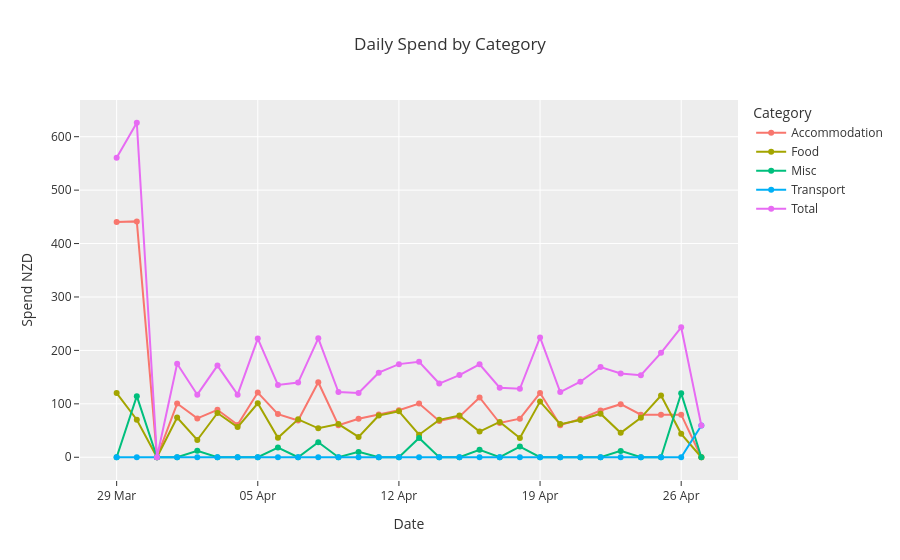
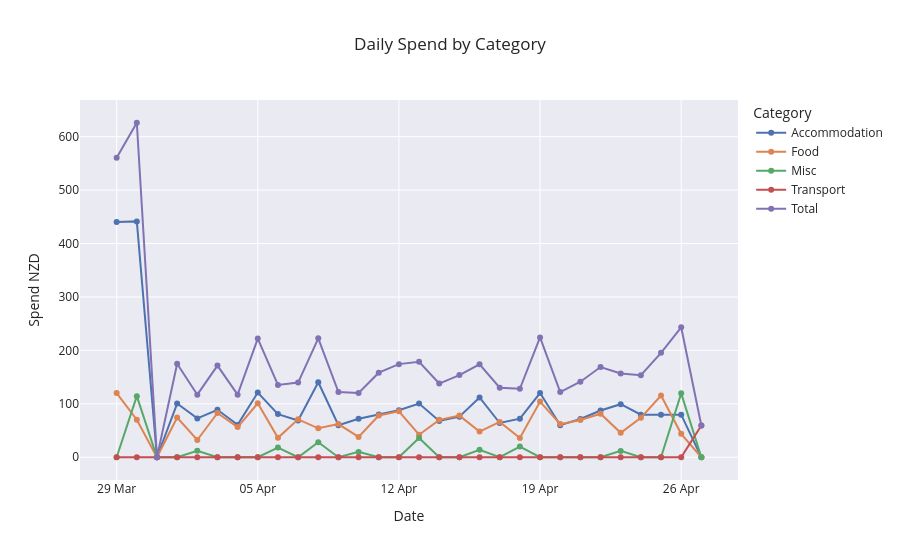
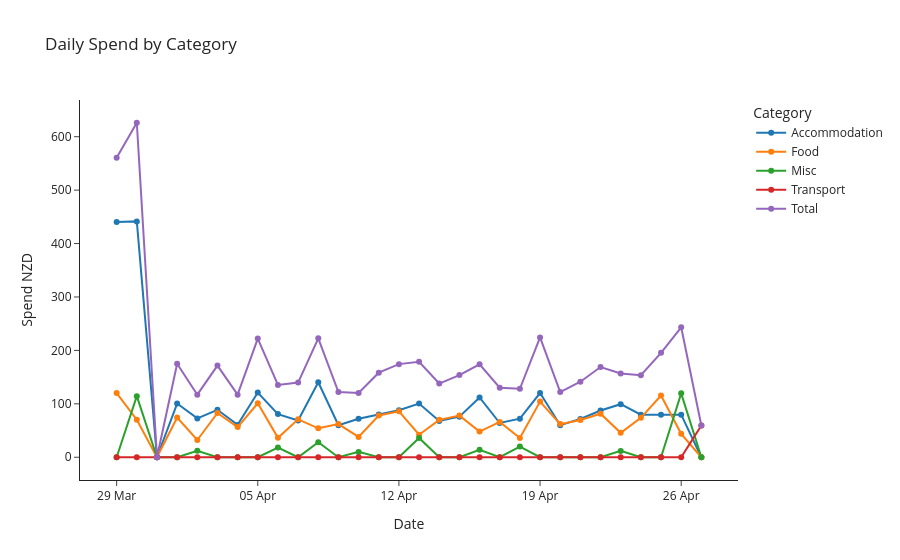
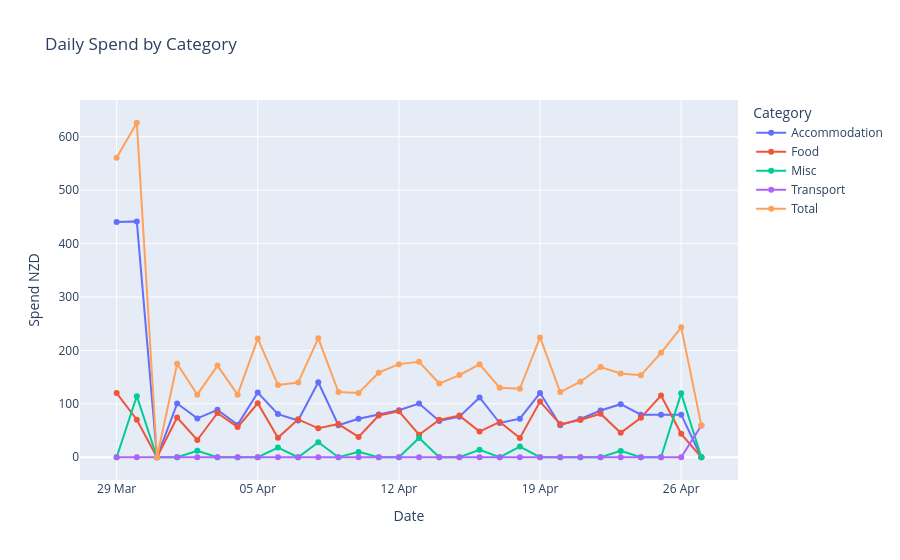

The notebook cell saved with these charts, in order:
### Code cell
# Templates configuration
# -----------------------
#     Default template: 'plotly'
#     Available templates:
#         ['ggplot2', 'seaborn', 'simple_white', 'plotly',
#          'plotly_white', 'plotly_dark', 'presentation', 'xgridoff',
#          'ygridoff', 'gridon', 'none']
import plotly.express as px
for template in  ['ggplot2', 'seaborn', 'simple_white', 'plotly',
         'plotly_white', 'plotly_dark', 'presentation', 'xgridoff',
         'ygridoff', 'gridon', 'none']:

    df = df_full
    df = df[df["Category"] != "Flight"].copy()

    df["Expense Date"] = pd.to_datetime(df["Expense Date"]).dt.normalize()


    start_date = df["Expense Date"].min()
    end_date = df["Expense Date"].max()
    all_dates = pd.date_range(start=start_date, end=end_date, freq="D")

    all_categories = df["Category"].dropna().unique()

    full_index = pd.MultiIndex.from_product(
        [all_dates, all_categories],
        names=["Expense Date", "Category"]
    )

    daily_category = (
        df.groupby(["Expense Date", "Category"])["Price NZD"]
        .sum()
        .reindex(full_index, fill_value=0)
        .reset_index()
    )

    daily_total = (
                    daily_category.groupby("Expense Date", as_index=False)["Price NZD"]
                    .sum()
                )
    daily_total["Category"] = "Total"

    # --- combine with existing data ---
    plot_df = pd.concat([daily_category, daily_total], ignore_index=True)

    plot_df["Date"] = plot_df["Expense Date"].dt.strftime("%Y-%m-%d")

    fig = px.line(
        plot_df,
        x="Date",
        y="Price NZD",
        color="Category",
        markers=True,
        title="Daily Spend by Category",
        hover_data=["Price NZD", "Category"],
        template=template
    )

    fig.update_xaxes(type="date", tickformat="%d %b")

    fig.update_layout(
        xaxis_title="Date",
        yaxis_title="Spend NZD",
        hovermode="x unified"
    )

    fig.update_traces(
        hovertemplate=
        "<b>%{fullData.name}</b><br>" +   # Category
        "Spend: $%{y:.2f}<extra></extra>"  # Value
    )

    fig.show()

### Figure 1 — Plotly figure (JSON) as saved in the notebook; plotly's stock layout.template omitted (floating-point values rounded to 4 significant figures)
{"data": [{"customdata": [["Accommodation"], ["Accommodation"], ["Accommodation"], ["Accommodation"], ["Accommodation"], ["Accommodation"], ["Accommodation"], ["Accommodation"], ["Accommodation"], ["Accommodation"], ["Accommodation"], ["Accommodation"], ["Accommodation"], ["Accommodation"], ["Accommodation"], ["Accommodation"], ["Accommodation"], ["Accommodation"], ["Accommodation"], ["Accommodation"], ["Accommodation"], ["Accommodation"], ["Accommodation"], ["Accommodation"], ["Accommodation"], ["Accommodation"], ["Accommodation"], ["Accommodation"], ["Accommodation"], ["Accommodation"]], "hovertemplate": "<b>%{fullData.name}</b><br>Spend: $%{y:.2f}<extra></extra>", "legendgroup": "Accommodation", "line": {"color": "#F8766D", "dash": "solid"}, "marker": {"symbol": "circle"}, "mode": "lines+markers", "name": "Accommodation", "orientation": "v", "showlegend": true, "type": "scatter", "x": ["2026-03-29", "2026-03-30", "2026-03-31", "2026-04-01", "2026-04-02", "2026-04-03", "2026-04-04", "2026-04-05", "2026-04-06", "2026-04-07", "2026-04-08", "2026-04-09", "2026-04-10", "2026-04-11", "2026-04-12", "2026-04-13", "2026-04-14", "2026-04-15", "2026-04-16", "2026-04-17", "2026-04-18", "2026-04-19", "2026-04-20", "2026-04-21", "2026-04-22", "2026-04-23", "2026-04-24", "2026-04-25", "2026-04-26", "2026-04-27"], "xaxis": "x", "y": [440.4, 441.5, 0.0, 100.5, 72.69, 88.84, 60.57, 121.1, 80.76, 68.91, 140.4, 60.06, 72.12, 80.14, 88.15, 100.4, 67.97, 75.92, 111.9, 64.1, 72.12, 120.2, 60.01, 71.66, 87.41, 99.3, 79.76, 79.76, 79.76, 0.0], "yaxis": "y"}, {"customdata": [["Food"], ["Food"], ["Food"], ["Food"], ["Food"], ["Food"], ["Food"], ["Food"], ["Food"], ["Food"], ["Food"], ["Food"], ["Food"], ["Food"], ["Food"], ["Food"], ["Food"], ["Food"], ["Food"], ["Food"], ["Food"], ["Food"], ["Food"], ["Food"], ["Food"], ["Food"], ["Food"], ["Food"], ["Food"], ["Food"]], "hovertemplate": "<b>%{fullData.name}</b><br>Spend: $%{y:.2f}<extra></extra>", "legendgroup": "Food", "line": {"color": "#A3A500", "dash": "solid"}, "marker": {"symbol": "circle"}, "mode": "lines+markers", "name": "Food", "orientation": "v", "showlegend": true, "type": "scatter", "x": ["2026-03-29", "2026-03-30", "2026-03-31", "2026-04-01", "2026-04-02", "2026-04-03", "2026-04-04", "2026-04-05", "2026-04-06", "2026-04-07", "2026-04-08", "2026-04-09", "2026-04-10", "2026-04-11", "2026-04-12", "2026-04-13", "2026-04-14", "2026-04-15", "2026-04-16", "2026-04-17", "2026-04-18", "2026-04-19", "2026-04-20", "2026-04-21", "2026-04-22", "2026-04-23", "2026-04-24", "2026-04-25", "2026-04-26", "2026-04-27"], "xaxis": "x", "y": [120.1, 70.24, 0.0, 74.38, 32.31, 82.78, 56.53, 101.0, 36.34, 70.93, 54.15, 62.06, 38.06, 78.13, 86.15, 42.17, 69.97, 77.91, 47.97, 66.11, 36.06, 104.2, 62.01, 69.67, 81.45, 45.68, 73.77, 115.6, 43.87, 0.0], "yaxis": "y"}, {"customdata": [["Misc"], ["Misc"], ["Misc"], ["Misc"], ["Misc"], ["Misc"], ["Misc"], ["Misc"], ["Misc"], ["Misc"], ["Misc"], ["Misc"], ["Misc"], ["Misc"], ["Misc"], ["Misc"], ["Misc"], ["Misc"], ["Misc"], ["Misc"], ["Misc"], ["Misc"], ["Misc"], ["Misc"], ["Misc"], ["Misc"], ["Misc"], ["Misc"], ["Misc"], ["Misc"]], "hovertemplate": "<b>%{fullData.name}</b><br>Spend: $%{y:.2f}<extra></extra>", "legendgroup": "Misc", "line": {"color": "#00BF7D", "dash": "solid"}, "marker": {"symbol": "circle"}, "mode": "lines+markers", "name": "Misc", "orientation": "v", "showlegend": true, "type": "scatter", "x": ["2026-03-29", "2026-03-30", "2026-03-31", "2026-04-01", "2026-04-02", "2026-04-03", "2026-04-04", "2026-04-05", "2026-04-06", "2026-04-07", "2026-04-08", "2026-04-09", "2026-04-10", "2026-04-11", "2026-04-12", "2026-04-13", "2026-04-14", "2026-04-15", "2026-04-16", "2026-04-17", "2026-04-18", "2026-04-19", "2026-04-20", "2026-04-21", "2026-04-22", "2026-04-23", "2026-04-24", "2026-04-25", "2026-04-26", "2026-04-27"], "xaxis": "x", "y": [0.0, 114.4, 0.0, 0.0, 12.11, 0.0, 0.0, 0.0, 18.17, 0.0, 28.08, 0.0, 10.02, 0.0, 0.0, 36.15, 0.0, 0.0, 13.99, 0.0, 20.03, 0.0, 0.0, 0.0, 0.0, 11.92, 0.0, 0.0, 119.6, 0.0], "yaxis": "y"}, {"customdata": [["Transport"], ["Transport"], ["Transport"], ["Transport"], ["Transport"], ["Transport"], ["Transport"], ["Transport"], ["Transport"], ["Transport"], ["Transport"], ["Transport"], ["Transport"], ["Transport"], ["Transport"], ["Transport"], ["Transport"], ["Transport"], ["Transport"], ["Transport"], ["Transport"], ["Transport"], ["Transport"], ["Transport"], ["Transport"], ["Transport"], ["Transport"], ["Transport"], ["Transport"], ["Transport"]], "hovertemplate": "<b>%{fullData.name}</b><br>Spend: $%{y:.2f}<extra></extra>", "legendgroup": "Transport", "line": {"color": "#00B0F6", "dash": "solid"}, "marker": {"symbol": "circle"}, "mode": "lines+markers", "name": "Transport", "orientation": "v", "showlegend": true, "type": "scatter", "x": ["2026-03-29", "2026-03-30", "2026-03-31", "2026-04-01", "2026-04-02", "2026-04-03", "2026-04-04", "2026-04-05", "2026-04-06", "2026-04-07", "2026-04-08", "2026-04-09", "2026-04-10", "2026-04-11", "2026-04-12", "2026-04-13", "2026-04-14", "2026-04-15", "2026-04-16", "2026-04-17", "2026-04-18", "2026-04-19", "2026-04-20", "2026-04-21", "2026-04-22", "2026-04-23", "2026-04-24", "2026-04-25", "2026-04-26", "2026-04-27"], "xaxis": "x", "y": [0.0, 0.0, 0.0, 0.0, 0.0, 0.0, 0.0, 0.0, 0.0, 0.0, 0.0, 0.0, 0.0, 0.0, 0.0, 0.0, 0.0, 0.0, 0.0, 0.0, 0.0, 0.0, 0.0, 0.0, 0.0, 0.0, 0.0, 0.0, 0.0, 59.55], "yaxis": "y"}, {"customdata": [["Total"], ["Total"], ["Total"], ["Total"], ["Total"], ["Total"], ["Total"], ["Total"], ["Total"], ["Total"], ["Total"], ["Total"], ["Total"], ["Total"], ["Total"], ["Total"], ["Total"], ["Total"], ["Total"], ["Total"], ["Total"], ["Total"], ["Total"], ["Total"], ["Total"], ["Total"], ["Total"], ["Total"], ["Total"], ["Total"]], "hovertemplate": "<b>%{fullData.name}</b><br>Spend: $%{y:.2f}<extra></extra>", "legendgroup": "Total", "line": {"color": "#E76BF3", "dash": "solid"}, "marker": {"symbol": "circle"}, "mode": "lines+markers", "name": "Total", "orientation": "v", "showlegend": true, "type": "scatter", "x": ["2026-03-29", "2026-03-30", "2026-03-31", "2026-04-01", "2026-04-02", "2026-04-03", "2026-04-04", "2026-04-05", "2026-04-06", "2026-04-07", "2026-04-08", "2026-04-09", "2026-04-10", "2026-04-11", "2026-04-12", "2026-04-13", "2026-04-14", "2026-04-15", "2026-04-16", "2026-04-17", "2026-04-18", "2026-04-19", "2026-04-20", "2026-04-21", "2026-04-22", "2026-04-23", "2026-04-24", "2026-04-25", "2026-04-26", "2026-04-27"], "xaxis": "x", "y": [560.5, 626.1, 0.0, 174.9, 117.1, 171.6, 117.1, 222.1, 135.3, 139.8, 222.6, 122.1, 120.2, 158.3, 174.3, 178.7, 137.9, 153.8, 173.9, 130.2, 128.2, 224.4, 122.0, 141.3, 168.9, 156.9, 153.5, 195.4, 243.3, 59.55], "yaxis": "y"}], "layout": {"hovermode": "x unified", "legend": {"title": {"text": "Category"}, "tracegroupgap": 0}, "title": {"text": "Daily Spend by Category"}, "xaxis": {"anchor": "y", "domain": [0, 1], "tickformat": "%d %b", "title": {"text": "Date"}, "type": "date"}, "yaxis": {"anchor": "x", "domain": [0, 1], "title": {"text": "Spend NZD"}}}}

### Figure 2 — Plotly figure (JSON) as saved in the notebook; plotly's stock layout.template omitted (floating-point values rounded to 4 significant figures)
{"data": [{"customdata": [["Accommodation"], ["Accommodation"], ["Accommodation"], ["Accommodation"], ["Accommodation"], ["Accommodation"], ["Accommodation"], ["Accommodation"], ["Accommodation"], ["Accommodation"], ["Accommodation"], ["Accommodation"], ["Accommodation"], ["Accommodation"], ["Accommodation"], ["Accommodation"], ["Accommodation"], ["Accommodation"], ["Accommodation"], ["Accommodation"], ["Accommodation"], ["Accommodation"], ["Accommodation"], ["Accommodation"], ["Accommodation"], ["Accommodation"], ["Accommodation"], ["Accommodation"], ["Accommodation"], ["Accommodation"]], "hovertemplate": "<b>%{fullData.name}</b><br>Spend: $%{y:.2f}<extra></extra>", "legendgroup": "Accommodation", "line": {"color": "rgb(76,114,176)", "dash": "solid"}, "marker": {"symbol": "circle"}, "mode": "lines+markers", "name": "Accommodation", "orientation": "v", "showlegend": true, "type": "scatter", "x": ["2026-03-29", "2026-03-30", "2026-03-31", "2026-04-01", "2026-04-02", "2026-04-03", "2026-04-04", "2026-04-05", "2026-04-06", "2026-04-07", "2026-04-08", "2026-04-09", "2026-04-10", "2026-04-11", "2026-04-12", "2026-04-13", "2026-04-14", "2026-04-15", "2026-04-16", "2026-04-17", "2026-04-18", "2026-04-19", "2026-04-20", "2026-04-21", "2026-04-22", "2026-04-23", "2026-04-24", "2026-04-25", "2026-04-26", "2026-04-27"], "xaxis": "x", "y": [440.4, 441.5, 0.0, 100.5, 72.69, 88.84, 60.57, 121.1, 80.76, 68.91, 140.4, 60.06, 72.12, 80.14, 88.15, 100.4, 67.97, 75.92, 111.9, 64.1, 72.12, 120.2, 60.01, 71.66, 87.41, 99.3, 79.76, 79.76, 79.76, 0.0], "yaxis": "y"}, {"customdata": [["Food"], ["Food"], ["Food"], ["Food"], ["Food"], ["Food"], ["Food"], ["Food"], ["Food"], ["Food"], ["Food"], ["Food"], ["Food"], ["Food"], ["Food"], ["Food"], ["Food"], ["Food"], ["Food"], ["Food"], ["Food"], ["Food"], ["Food"], ["Food"], ["Food"], ["Food"], ["Food"], ["Food"], ["Food"], ["Food"]], "hovertemplate": "<b>%{fullData.name}</b><br>Spend: $%{y:.2f}<extra></extra>", "legendgroup": "Food", "line": {"color": "rgb(221,132,82)", "dash": "solid"}, "marker": {"symbol": "circle"}, "mode": "lines+markers", "name": "Food", "orientation": "v", "showlegend": true, "type": "scatter", "x": ["2026-03-29", "2026-03-30", "2026-03-31", "2026-04-01", "2026-04-02", "2026-04-03", "2026-04-04", "2026-04-05", "2026-04-06", "2026-04-07", "2026-04-08", "2026-04-09", "2026-04-10", "2026-04-11", "2026-04-12", "2026-04-13", "2026-04-14", "2026-04-15", "2026-04-16", "2026-04-17", "2026-04-18", "2026-04-19", "2026-04-20", "2026-04-21", "2026-04-22", "2026-04-23", "2026-04-24", "2026-04-25", "2026-04-26", "2026-04-27"], "xaxis": "x", "y": [120.1, 70.24, 0.0, 74.38, 32.31, 82.78, 56.53, 101.0, 36.34, 70.93, 54.15, 62.06, 38.06, 78.13, 86.15, 42.17, 69.97, 77.91, 47.97, 66.11, 36.06, 104.2, 62.01, 69.67, 81.45, 45.68, 73.77, 115.6, 43.87, 0.0], "yaxis": "y"}, {"customdata": [["Misc"], ["Misc"], ["Misc"], ["Misc"], ["Misc"], ["Misc"], ["Misc"], ["Misc"], ["Misc"], ["Misc"], ["Misc"], ["Misc"], ["Misc"], ["Misc"], ["Misc"], ["Misc"], ["Misc"], ["Misc"], ["Misc"], ["Misc"], ["Misc"], ["Misc"], ["Misc"], ["Misc"], ["Misc"], ["Misc"], ["Misc"], ["Misc"], ["Misc"], ["Misc"]], "hovertemplate": "<b>%{fullData.name}</b><br>Spend: $%{y:.2f}<extra></extra>", "legendgroup": "Misc", "line": {"color": "rgb(85,168,104)", "dash": "solid"}, "marker": {"symbol": "circle"}, "mode": "lines+markers", "name": "Misc", "orientation": "v", "showlegend": true, "type": "scatter", "x": ["2026-03-29", "2026-03-30", "2026-03-31", "2026-04-01", "2026-04-02", "2026-04-03", "2026-04-04", "2026-04-05", "2026-04-06", "2026-04-07", "2026-04-08", "2026-04-09", "2026-04-10", "2026-04-11", "2026-04-12", "2026-04-13", "2026-04-14", "2026-04-15", "2026-04-16", "2026-04-17", "2026-04-18", "2026-04-19", "2026-04-20", "2026-04-21", "2026-04-22", "2026-04-23", "2026-04-24", "2026-04-25", "2026-04-26", "2026-04-27"], "xaxis": "x", "y": [0.0, 114.4, 0.0, 0.0, 12.11, 0.0, 0.0, 0.0, 18.17, 0.0, 28.08, 0.0, 10.02, 0.0, 0.0, 36.15, 0.0, 0.0, 13.99, 0.0, 20.03, 0.0, 0.0, 0.0, 0.0, 11.92, 0.0, 0.0, 119.6, 0.0], "yaxis": "y"}, {"customdata": [["Transport"], ["Transport"], ["Transport"], ["Transport"], ["Transport"], ["Transport"], ["Transport"], ["Transport"], ["Transport"], ["Transport"], ["Transport"], ["Transport"], ["Transport"], ["Transport"], ["Transport"], ["Transport"], ["Transport"], ["Transport"], ["Transport"], ["Transport"], ["Transport"], ["Transport"], ["Transport"], ["Transport"], ["Transport"], ["Transport"], ["Transport"], ["Transport"], ["Transport"], ["Transport"]], "hovertemplate": "<b>%{fullData.name}</b><br>Spend: $%{y:.2f}<extra></extra>", "legendgroup": "Transport", "line": {"color": "rgb(196,78,82)", "dash": "solid"}, "marker": {"symbol": "circle"}, "mode": "lines+markers", "name": "Transport", "orientation": "v", "showlegend": true, "type": "scatter", "x": ["2026-03-29", "2026-03-30", "2026-03-31", "2026-04-01", "2026-04-02", "2026-04-03", "2026-04-04", "2026-04-05", "2026-04-06", "2026-04-07", "2026-04-08", "2026-04-09", "2026-04-10", "2026-04-11", "2026-04-12", "2026-04-13", "2026-04-14", "2026-04-15", "2026-04-16", "2026-04-17", "2026-04-18", "2026-04-19", "2026-04-20", "2026-04-21", "2026-04-22", "2026-04-23", "2026-04-24", "2026-04-25", "2026-04-26", "2026-04-27"], "xaxis": "x", "y": [0.0, 0.0, 0.0, 0.0, 0.0, 0.0, 0.0, 0.0, 0.0, 0.0, 0.0, 0.0, 0.0, 0.0, 0.0, 0.0, 0.0, 0.0, 0.0, 0.0, 0.0, 0.0, 0.0, 0.0, 0.0, 0.0, 0.0, 0.0, 0.0, 59.55], "yaxis": "y"}, {"customdata": [["Total"], ["Total"], ["Total"], ["Total"], ["Total"], ["Total"], ["Total"], ["Total"], ["Total"], ["Total"], ["Total"], ["Total"], ["Total"], ["Total"], ["Total"], ["Total"], ["Total"], ["Total"], ["Total"], ["Total"], ["Total"], ["Total"], ["Total"], ["Total"], ["Total"], ["Total"], ["Total"], ["Total"], ["Total"], ["Total"]], "hovertemplate": "<b>%{fullData.name}</b><br>Spend: $%{y:.2f}<extra></extra>", "legendgroup": "Total", "line": {"color": "rgb(129,114,179)", "dash": "solid"}, "marker": {"symbol": "circle"}, "mode": "lines+markers", "name": "Total", "orientation": "v", "showlegend": true, "type": "scatter", "x": ["2026-03-29", "2026-03-30", "2026-03-31", "2026-04-01", "2026-04-02", "2026-04-03", "2026-04-04", "2026-04-05", "2026-04-06", "2026-04-07", "2026-04-08", "2026-04-09", "2026-04-10", "2026-04-11", "2026-04-12", "2026-04-13", "2026-04-14", "2026-04-15", "2026-04-16", "2026-04-17", "2026-04-18", "2026-04-19", "2026-04-20", "2026-04-21", "2026-04-22", "2026-04-23", "2026-04-24", "2026-04-25", "2026-04-26", "2026-04-27"], "xaxis": "x", "y": [560.5, 626.1, 0.0, 174.9, 117.1, 171.6, 117.1, 222.1, 135.3, 139.8, 222.6, 122.1, 120.2, 158.3, 174.3, 178.7, 137.9, 153.8, 173.9, 130.2, 128.2, 224.4, 122.0, 141.3, 168.9, 156.9, 153.5, 195.4, 243.3, 59.55], "yaxis": "y"}], "layout": {"hovermode": "x unified", "legend": {"title": {"text": "Category"}, "tracegroupgap": 0}, "title": {"text": "Daily Spend by Category"}, "xaxis": {"anchor": "y", "domain": [0, 1], "tickformat": "%d %b", "title": {"text": "Date"}, "type": "date"}, "yaxis": {"anchor": "x", "domain": [0, 1], "title": {"text": "Spend NZD"}}}}

### Figure 3 — Plotly figure (JSON) as saved in the notebook; plotly's stock layout.template omitted (floating-point values rounded to 4 significant figures)
{"data": [{"customdata": [["Accommodation"], ["Accommodation"], ["Accommodation"], ["Accommodation"], ["Accommodation"], ["Accommodation"], ["Accommodation"], ["Accommodation"], ["Accommodation"], ["Accommodation"], ["Accommodation"], ["Accommodation"], ["Accommodation"], ["Accommodation"], ["Accommodation"], ["Accommodation"], ["Accommodation"], ["Accommodation"], ["Accommodation"], ["Accommodation"], ["Accommodation"], ["Accommodation"], ["Accommodation"], ["Accommodation"], ["Accommodation"], ["Accommodation"], ["Accommodation"], ["Accommodation"], ["Accommodation"], ["Accommodation"]], "hovertemplate": "<b>%{fullData.name}</b><br>Spend: $%{y:.2f}<extra></extra>", "legendgroup": "Accommodation", "line": {"color": "#1F77B4", "dash": "solid"}, "marker": {"symbol": "circle"}, "mode": "lines+markers", "name": "Accommodation", "orientation": "v", "showlegend": true, "type": "scatter", "x": ["2026-03-29", "2026-03-30", "2026-03-31", "2026-04-01", "2026-04-02", "2026-04-03", "2026-04-04", "2026-04-05", "2026-04-06", "2026-04-07", "2026-04-08", "2026-04-09", "2026-04-10", "2026-04-11", "2026-04-12", "2026-04-13", "2026-04-14", "2026-04-15", "2026-04-16", "2026-04-17", "2026-04-18", "2026-04-19", "2026-04-20", "2026-04-21", "2026-04-22", "2026-04-23", "2026-04-24", "2026-04-25", "2026-04-26", "2026-04-27"], "xaxis": "x", "y": [440.4, 441.5, 0.0, 100.5, 72.69, 88.84, 60.57, 121.1, 80.76, 68.91, 140.4, 60.06, 72.12, 80.14, 88.15, 100.4, 67.97, 75.92, 111.9, 64.1, 72.12, 120.2, 60.01, 71.66, 87.41, 99.3, 79.76, 79.76, 79.76, 0.0], "yaxis": "y"}, {"customdata": [["Food"], ["Food"], ["Food"], ["Food"], ["Food"], ["Food"], ["Food"], ["Food"], ["Food"], ["Food"], ["Food"], ["Food"], ["Food"], ["Food"], ["Food"], ["Food"], ["Food"], ["Food"], ["Food"], ["Food"], ["Food"], ["Food"], ["Food"], ["Food"], ["Food"], ["Food"], ["Food"], ["Food"], ["Food"], ["Food"]], "hovertemplate": "<b>%{fullData.name}</b><br>Spend: $%{y:.2f}<extra></extra>", "legendgroup": "Food", "line": {"color": "#FF7F0E", "dash": "solid"}, "marker": {"symbol": "circle"}, "mode": "lines+markers", "name": "Food", "orientation": "v", "showlegend": true, "type": "scatter", "x": ["2026-03-29", "2026-03-30", "2026-03-31", "2026-04-01", "2026-04-02", "2026-04-03", "2026-04-04", "2026-04-05", "2026-04-06", "2026-04-07", "2026-04-08", "2026-04-09", "2026-04-10", "2026-04-11", "2026-04-12", "2026-04-13", "2026-04-14", "2026-04-15", "2026-04-16", "2026-04-17", "2026-04-18", "2026-04-19", "2026-04-20", "2026-04-21", "2026-04-22", "2026-04-23", "2026-04-24", "2026-04-25", "2026-04-26", "2026-04-27"], "xaxis": "x", "y": [120.1, 70.24, 0.0, 74.38, 32.31, 82.78, 56.53, 101.0, 36.34, 70.93, 54.15, 62.06, 38.06, 78.13, 86.15, 42.17, 69.97, 77.91, 47.97, 66.11, 36.06, 104.2, 62.01, 69.67, 81.45, 45.68, 73.77, 115.6, 43.87, 0.0], "yaxis": "y"}, {"customdata": [["Misc"], ["Misc"], ["Misc"], ["Misc"], ["Misc"], ["Misc"], ["Misc"], ["Misc"], ["Misc"], ["Misc"], ["Misc"], ["Misc"], ["Misc"], ["Misc"], ["Misc"], ["Misc"], ["Misc"], ["Misc"], ["Misc"], ["Misc"], ["Misc"], ["Misc"], ["Misc"], ["Misc"], ["Misc"], ["Misc"], ["Misc"], ["Misc"], ["Misc"], ["Misc"]], "hovertemplate": "<b>%{fullData.name}</b><br>Spend: $%{y:.2f}<extra></extra>", "legendgroup": "Misc", "line": {"color": "#2CA02C", "dash": "solid"}, "marker": {"symbol": "circle"}, "mode": "lines+markers", "name": "Misc", "orientation": "v", "showlegend": true, "type": "scatter", "x": ["2026-03-29", "2026-03-30", "2026-03-31", "2026-04-01", "2026-04-02", "2026-04-03", "2026-04-04", "2026-04-05", "2026-04-06", "2026-04-07", "2026-04-08", "2026-04-09", "2026-04-10", "2026-04-11", "2026-04-12", "2026-04-13", "2026-04-14", "2026-04-15", "2026-04-16", "2026-04-17", "2026-04-18", "2026-04-19", "2026-04-20", "2026-04-21", "2026-04-22", "2026-04-23", "2026-04-24", "2026-04-25", "2026-04-26", "2026-04-27"], "xaxis": "x", "y": [0.0, 114.4, 0.0, 0.0, 12.11, 0.0, 0.0, 0.0, 18.17, 0.0, 28.08, 0.0, 10.02, 0.0, 0.0, 36.15, 0.0, 0.0, 13.99, 0.0, 20.03, 0.0, 0.0, 0.0, 0.0, 11.92, 0.0, 0.0, 119.6, 0.0], "yaxis": "y"}, {"customdata": [["Transport"], ["Transport"], ["Transport"], ["Transport"], ["Transport"], ["Transport"], ["Transport"], ["Transport"], ["Transport"], ["Transport"], ["Transport"], ["Transport"], ["Transport"], ["Transport"], ["Transport"], ["Transport"], ["Transport"], ["Transport"], ["Transport"], ["Transport"], ["Transport"], ["Transport"], ["Transport"], ["Transport"], ["Transport"], ["Transport"], ["Transport"], ["Transport"], ["Transport"], ["Transport"]], "hovertemplate": "<b>%{fullData.name}</b><br>Spend: $%{y:.2f}<extra></extra>", "legendgroup": "Transport", "line": {"color": "#D62728", "dash": "solid"}, "marker": {"symbol": "circle"}, "mode": "lines+markers", "name": "Transport", "orientation": "v", "showlegend": true, "type": "scatter", "x": ["2026-03-29", "2026-03-30", "2026-03-31", "2026-04-01", "2026-04-02", "2026-04-03", "2026-04-04", "2026-04-05", "2026-04-06", "2026-04-07", "2026-04-08", "2026-04-09", "2026-04-10", "2026-04-11", "2026-04-12", "2026-04-13", "2026-04-14", "2026-04-15", "2026-04-16", "2026-04-17", "2026-04-18", "2026-04-19", "2026-04-20", "2026-04-21", "2026-04-22", "2026-04-23", "2026-04-24", "2026-04-25", "2026-04-26", "2026-04-27"], "xaxis": "x", "y": [0.0, 0.0, 0.0, 0.0, 0.0, 0.0, 0.0, 0.0, 0.0, 0.0, 0.0, 0.0, 0.0, 0.0, 0.0, 0.0, 0.0, 0.0, 0.0, 0.0, 0.0, 0.0, 0.0, 0.0, 0.0, 0.0, 0.0, 0.0, 0.0, 59.55], "yaxis": "y"}, {"customdata": [["Total"], ["Total"], ["Total"], ["Total"], ["Total"], ["Total"], ["Total"], ["Total"], ["Total"], ["Total"], ["Total"], ["Total"], ["Total"], ["Total"], ["Total"], ["Total"], ["Total"], ["Total"], ["Total"], ["Total"], ["Total"], ["Total"], ["Total"], ["Total"], ["Total"], ["Total"], ["Total"], ["Total"], ["Total"], ["Total"]], "hovertemplate": "<b>%{fullData.name}</b><br>Spend: $%{y:.2f}<extra></extra>", "legendgroup": "Total", "line": {"color": "#9467BD", "dash": "solid"}, "marker": {"symbol": "circle"}, "mode": "lines+markers", "name": "Total", "orientation": "v", "showlegend": true, "type": "scatter", "x": ["2026-03-29", "2026-03-30", "2026-03-31", "2026-04-01", "2026-04-02", "2026-04-03", "2026-04-04", "2026-04-05", "2026-04-06", "2026-04-07", "2026-04-08", "2026-04-09", "2026-04-10", "2026-04-11", "2026-04-12", "2026-04-13", "2026-04-14", "2026-04-15", "2026-04-16", "2026-04-17", "2026-04-18", "2026-04-19", "2026-04-20", "2026-04-21", "2026-04-22", "2026-04-23", "2026-04-24", "2026-04-25", "2026-04-26", "2026-04-27"], "xaxis": "x", "y": [560.5, 626.1, 0.0, 174.9, 117.1, 171.6, 117.1, 222.1, 135.3, 139.8, 222.6, 122.1, 120.2, 158.3, 174.3, 178.7, 137.9, 153.8, 173.9, 130.2, 128.2, 224.4, 122.0, 141.3, 168.9, 156.9, 153.5, 195.4, 243.3, 59.55], "yaxis": "y"}], "layout": {"hovermode": "x unified", "legend": {"title": {"text": "Category"}, "tracegroupgap": 0}, "title": {"text": "Daily Spend by Category"}, "xaxis": {"anchor": "y", "domain": [0, 1], "tickformat": "%d %b", "title": {"text": "Date"}, "type": "date"}, "yaxis": {"anchor": "x", "domain": [0, 1], "title": {"text": "Spend NZD"}}}}

### Figure 4 — Plotly figure (JSON) as saved in the notebook; plotly's stock layout.template omitted (floating-point values rounded to 4 significant figures)
{"data": [{"customdata": [["Accommodation"], ["Accommodation"], ["Accommodation"], ["Accommodation"], ["Accommodation"], ["Accommodation"], ["Accommodation"], ["Accommodation"], ["Accommodation"], ["Accommodation"], ["Accommodation"], ["Accommodation"], ["Accommodation"], ["Accommodation"], ["Accommodation"], ["Accommodation"], ["Accommodation"], ["Accommodation"], ["Accommodation"], ["Accommodation"], ["Accommodation"], ["Accommodation"], ["Accommodation"], ["Accommodation"], ["Accommodation"], ["Accommodation"], ["Accommodation"], ["Accommodation"], ["Accommodation"], ["Accommodation"]], "hovertemplate": "<b>%{fullData.name}</b><br>Spend: $%{y:.2f}<extra></extra>", "legendgroup": "Accommodation", "line": {"color": "#636efa", "dash": "solid"}, "marker": {"symbol": "circle"}, "mode": "lines+markers", "name": "Accommodation", "orientation": "v", "showlegend": true, "type": "scatter", "x": ["2026-03-29", "2026-03-30", "2026-03-31", "2026-04-01", "2026-04-02", "2026-04-03", "2026-04-04", "2026-04-05", "2026-04-06", "2026-04-07", "2026-04-08", "2026-04-09", "2026-04-10", "2026-04-11", "2026-04-12", "2026-04-13", "2026-04-14", "2026-04-15", "2026-04-16", "2026-04-17", "2026-04-18", "2026-04-19", "2026-04-20", "2026-04-21", "2026-04-22", "2026-04-23", "2026-04-24", "2026-04-25", "2026-04-26", "2026-04-27"], "xaxis": "x", "y": [440.4, 441.5, 0.0, 100.5, 72.69, 88.84, 60.57, 121.1, 80.76, 68.91, 140.4, 60.06, 72.12, 80.14, 88.15, 100.4, 67.97, 75.92, 111.9, 64.1, 72.12, 120.2, 60.01, 71.66, 87.41, 99.3, 79.76, 79.76, 79.76, 0.0], "yaxis": "y"}, {"customdata": [["Food"], ["Food"], ["Food"], ["Food"], ["Food"], ["Food"], ["Food"], ["Food"], ["Food"], ["Food"], ["Food"], ["Food"], ["Food"], ["Food"], ["Food"], ["Food"], ["Food"], ["Food"], ["Food"], ["Food"], ["Food"], ["Food"], ["Food"], ["Food"], ["Food"], ["Food"], ["Food"], ["Food"], ["Food"], ["Food"]], "hovertemplate": "<b>%{fullData.name}</b><br>Spend: $%{y:.2f}<extra></extra>", "legendgroup": "Food", "line": {"color": "#EF553B", "dash": "solid"}, "marker": {"symbol": "circle"}, "mode": "lines+markers", "name": "Food", "orientation": "v", "showlegend": true, "type": "scatter", "x": ["2026-03-29", "2026-03-30", "2026-03-31", "2026-04-01", "2026-04-02", "2026-04-03", "2026-04-04", "2026-04-05", "2026-04-06", "2026-04-07", "2026-04-08", "2026-04-09", "2026-04-10", "2026-04-11", "2026-04-12", "2026-04-13", "2026-04-14", "2026-04-15", "2026-04-16", "2026-04-17", "2026-04-18", "2026-04-19", "2026-04-20", "2026-04-21", "2026-04-22", "2026-04-23", "2026-04-24", "2026-04-25", "2026-04-26", "2026-04-27"], "xaxis": "x", "y": [120.1, 70.24, 0.0, 74.38, 32.31, 82.78, 56.53, 101.0, 36.34, 70.93, 54.15, 62.06, 38.06, 78.13, 86.15, 42.17, 69.97, 77.91, 47.97, 66.11, 36.06, 104.2, 62.01, 69.67, 81.45, 45.68, 73.77, 115.6, 43.87, 0.0], "yaxis": "y"}, {"customdata": [["Misc"], ["Misc"], ["Misc"], ["Misc"], ["Misc"], ["Misc"], ["Misc"], ["Misc"], ["Misc"], ["Misc"], ["Misc"], ["Misc"], ["Misc"], ["Misc"], ["Misc"], ["Misc"], ["Misc"], ["Misc"], ["Misc"], ["Misc"], ["Misc"], ["Misc"], ["Misc"], ["Misc"], ["Misc"], ["Misc"], ["Misc"], ["Misc"], ["Misc"], ["Misc"]], "hovertemplate": "<b>%{fullData.name}</b><br>Spend: $%{y:.2f}<extra></extra>", "legendgroup": "Misc", "line": {"color": "#00cc96", "dash": "solid"}, "marker": {"symbol": "circle"}, "mode": "lines+markers", "name": "Misc", "orientation": "v", "showlegend": true, "type": "scatter", "x": ["2026-03-29", "2026-03-30", "2026-03-31", "2026-04-01", "2026-04-02", "2026-04-03", "2026-04-04", "2026-04-05", "2026-04-06", "2026-04-07", "2026-04-08", "2026-04-09", "2026-04-10", "2026-04-11", "2026-04-12", "2026-04-13", "2026-04-14", "2026-04-15", "2026-04-16", "2026-04-17", "2026-04-18", "2026-04-19", "2026-04-20", "2026-04-21", "2026-04-22", "2026-04-23", "2026-04-24", "2026-04-25", "2026-04-26", "2026-04-27"], "xaxis": "x", "y": [0.0, 114.4, 0.0, 0.0, 12.11, 0.0, 0.0, 0.0, 18.17, 0.0, 28.08, 0.0, 10.02, 0.0, 0.0, 36.15, 0.0, 0.0, 13.99, 0.0, 20.03, 0.0, 0.0, 0.0, 0.0, 11.92, 0.0, 0.0, 119.6, 0.0], "yaxis": "y"}, {"customdata": [["Transport"], ["Transport"], ["Transport"], ["Transport"], ["Transport"], ["Transport"], ["Transport"], ["Transport"], ["Transport"], ["Transport"], ["Transport"], ["Transport"], ["Transport"], ["Transport"], ["Transport"], ["Transport"], ["Transport"], ["Transport"], ["Transport"], ["Transport"], ["Transport"], ["Transport"], ["Transport"], ["Transport"], ["Transport"], ["Transport"], ["Transport"], ["Transport"], ["Transport"], ["Transport"]], "hovertemplate": "<b>%{fullData.name}</b><br>Spend: $%{y:.2f}<extra></extra>", "legendgroup": "Transport", "line": {"color": "#ab63fa", "dash": "solid"}, "marker": {"symbol": "circle"}, "mode": "lines+markers", "name": "Transport", "orientation": "v", "showlegend": true, "type": "scatter", "x": ["2026-03-29", "2026-03-30", "2026-03-31", "2026-04-01", "2026-04-02", "2026-04-03", "2026-04-04", "2026-04-05", "2026-04-06", "2026-04-07", "2026-04-08", "2026-04-09", "2026-04-10", "2026-04-11", "2026-04-12", "2026-04-13", "2026-04-14", "2026-04-15", "2026-04-16", "2026-04-17", "2026-04-18", "2026-04-19", "2026-04-20", "2026-04-21", "2026-04-22", "2026-04-23", "2026-04-24", "2026-04-25", "2026-04-26", "2026-04-27"], "xaxis": "x", "y": [0.0, 0.0, 0.0, 0.0, 0.0, 0.0, 0.0, 0.0, 0.0, 0.0, 0.0, 0.0, 0.0, 0.0, 0.0, 0.0, 0.0, 0.0, 0.0, 0.0, 0.0, 0.0, 0.0, 0.0, 0.0, 0.0, 0.0, 0.0, 0.0, 59.55], "yaxis": "y"}, {"customdata": [["Total"], ["Total"], ["Total"], ["Total"], ["Total"], ["Total"], ["Total"], ["Total"], ["Total"], ["Total"], ["Total"], ["Total"], ["Total"], ["Total"], ["Total"], ["Total"], ["Total"], ["Total"], ["Total"], ["Total"], ["Total"], ["Total"], ["Total"], ["Total"], ["Total"], ["Total"], ["Total"], ["Total"], ["Total"], ["Total"]], "hovertemplate": "<b>%{fullData.name}</b><br>Spend: $%{y:.2f}<extra></extra>", "legendgroup": "Total", "line": {"color": "#FFA15A", "dash": "solid"}, "marker": {"symbol": "circle"}, "mode": "lines+markers", "name": "Total", "orientation": "v", "showlegend": true, "type": "scatter", "x": ["2026-03-29", "2026-03-30", "2026-03-31", "2026-04-01", "2026-04-02", "2026-04-03", "2026-04-04", "2026-04-05", "2026-04-06", "2026-04-07", "2026-04-08", "2026-04-09", "2026-04-10", "2026-04-11", "2026-04-12", "2026-04-13", "2026-04-14", "2026-04-15", "2026-04-16", "2026-04-17", "2026-04-18", "2026-04-19", "2026-04-20", "2026-04-21", "2026-04-22", "2026-04-23", "2026-04-24", "2026-04-25", "2026-04-26", "2026-04-27"], "xaxis": "x", "y": [560.5, 626.1, 0.0, 174.9, 117.1, 171.6, 117.1, 222.1, 135.3, 139.8, 222.6, 122.1, 120.2, 158.3, 174.3, 178.7, 137.9, 153.8, 173.9, 130.2, 128.2, 224.4, 122.0, 141.3, 168.9, 156.9, 153.5, 195.4, 243.3, 59.55], "yaxis": "y"}], "layout": {"hovermode": "x unified", "legend": {"title": {"text": "Category"}, "tracegroupgap": 0}, "title": {"text": "Daily Spend by Category"}, "xaxis": {"anchor": "y", "domain": [0, 1], "tickformat": "%d %b", "title": {"text": "Date"}, "type": "date"}, "yaxis": {"anchor": "x", "domain": [0, 1], "title": {"text": "Spend NZD"}}}}
